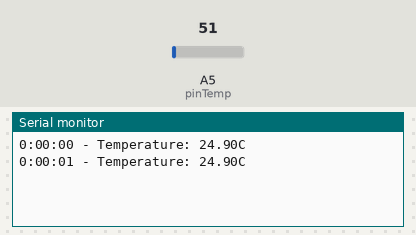
This sketch was run on a simulated Arduino Uno, built with avr-gcc and run on an emulated ATmega328P. Shown: the last lines printed to the serial monitor. Inputs (shaded band) come from the test bench; at power-on: A5 (pinTemp) = 51.

Above: at 1.8 s.
1.9 s: A5 (pinTemp) set to 61
At 2.8 s:
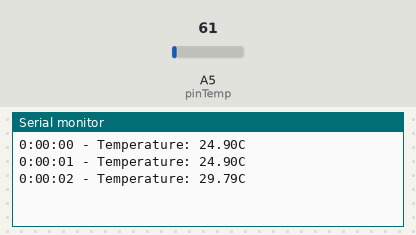
3.4 s: A5 (pinTemp) set to 71
At 4.8 s:
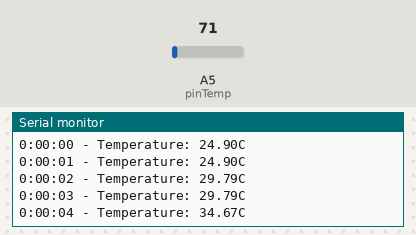
Timing chart, 0 to 6.4 s (numbered marks = the images above; inputs shaded):
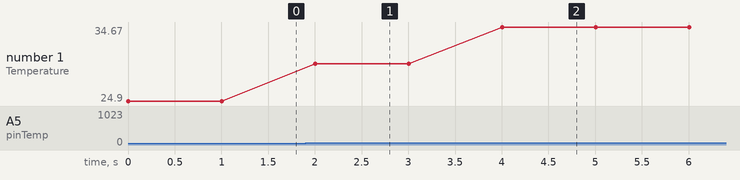

Measured:
- after the input at 1.9 s, the serial monitor: prints a new line after 0.10 s (image 1)
- after the input at 3.4 s, the serial monitor: prints a new line after 0.60 s (image 2)
- plotted number 1: 24.9 → 29.79 after the input at 1.9 s, 29.79 → 34.67 after the input at 3.4 s

The sketch:

Temperature_arduino.ino
```cpp
int pinTemp = A5;   //This is where our Output data goes

void setup() {
  Serial.begin(9600);
}

void loop() {
  float temp = analogRead(pinTemp);    //Read the analog pin
  temp = temp * 0.48828125;   // convert output (mv) to readable celcius

  // Get the current timestamp in milliseconds
  unsigned long currentMillis = millis();

  // Calculate hours, minutes, and seconds from milliseconds
  int seconds = (currentMillis / 1000) % 60;
  int minutes = (currentMillis / (1000 * 60)) % 60;
  int hours = (currentMillis / (1000 * 60 * 60)) % 24;

  // Print the timestamp
  Serial.print(hours);
  Serial.print(":");
  if (minutes < 10) Serial.print("0"); // Add leading zero if minutes < 10
  Serial.print(minutes);
  Serial.print(":");
  if (seconds < 10) Serial.print("0"); // Add leading zero if seconds < 10
  Serial.print(seconds);
  Serial.print(" - Temperature: ");
  Serial.print(temp);
  Serial.println("C");  //print the temperature status

  delay(1000);
}
```
